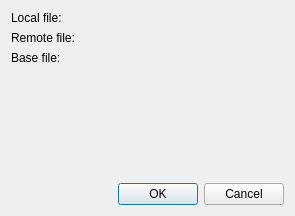
<?xml version="1.0" encoding="UTF-8"?>
<ui version="4.0">
 <class>MergeOpenFilesDialog</class>
 <widget class="QDialog" name="MergeOpenFilesDialog">
  <property name="geometry">
   <rect>
    <x>0</x>
    <y>0</y>
    <width>295</width>
    <height>216</height>
   </rect>
  </property>
  <property name="windowTitle">
   <string>Select files to merge</string>
  </property>
  <property name="windowIcon">
   <iconset theme="kommit"/>
  </property>
  <layout class="QVBoxLayout" name="verticalLayout">
   <item>
    <layout class="QFormLayout" name="formLayout">
     <item row="0" column="0">
      <widget class="QLabel" name="label">
       <property name="text">
        <string>Local file:</string>
       </property>
      </widget>
     </item>
     <item row="0" column="1">
      <widget class="UrlRequester" name="lineEditLocalFile" native="true"/>
     </item>
     <item row="1" column="0">
      <widget class="QLabel" name="label_2">
       <property name="text">
        <string>Remote file:</string>
       </property>
      </widget>
     </item>
     <item row="1" column="1">
      <widget class="UrlRequester" name="lineEditRemoteFile" native="true"/>
     </item>
     <item row="2" column="0">
      <widget class="QLabel" name="label_3">
       <property name="text">
        <string>Base file:</string>
       </property>
      </widget>
     </item>
     <item row="2" column="1">
      <widget class="UrlRequester" name="lineEditBaseFile" native="true"/>
     </item>
    </layout>
   </item>
   <item>
    <spacer name="verticalSpacer">
     <property name="orientation">
      <enum>Qt::Vertical</enum>
     </property>
     <property name="sizeHint" stdset="0">
      <size>
       <width>20</width>
       <height>50</height>
      </size>
     </property>
    </spacer>
   </item>
   <item>
    <widget class="QDialogButtonBox" name="buttonBox">
     <property name="orientation">
      <enum>Qt::Horizontal</enum>
     </property>
     <property name="standardButtons">
      <set>QDialogButtonBox::Cancel|QDialogButtonBox::Ok</set>
     </property>
    </widget>
   </item>
  </layout>
 </widget>
 <customwidgets>
  <customwidget>
   <class>UrlRequester</class>
   <extends>QWidget</extends>
   <header>widgets/urlrequester.h</header>
  </customwidget>
 </customwidgets>
 <resources/>
 <connections/>
</ui>
